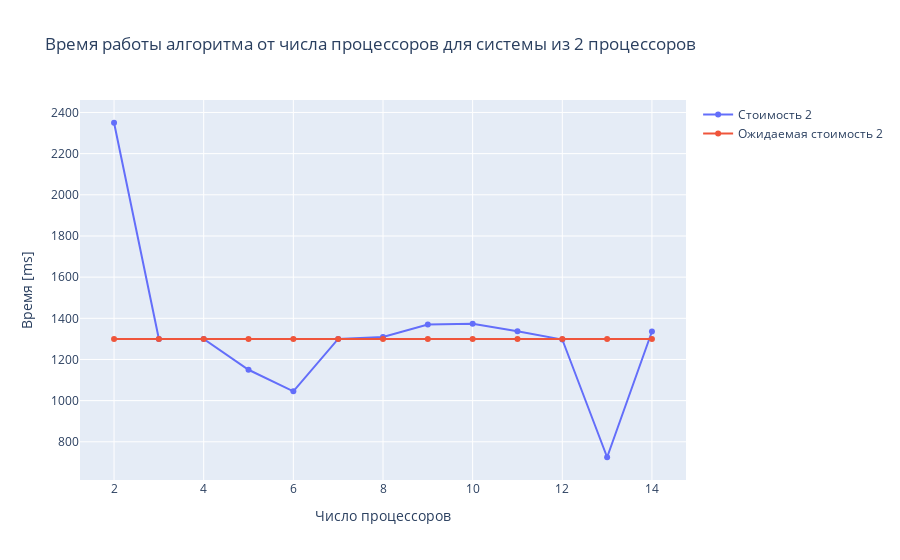
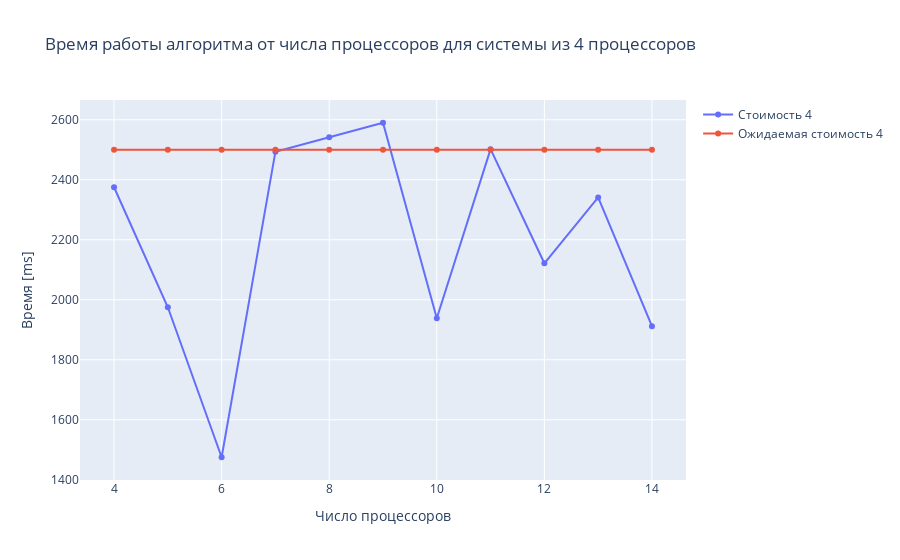
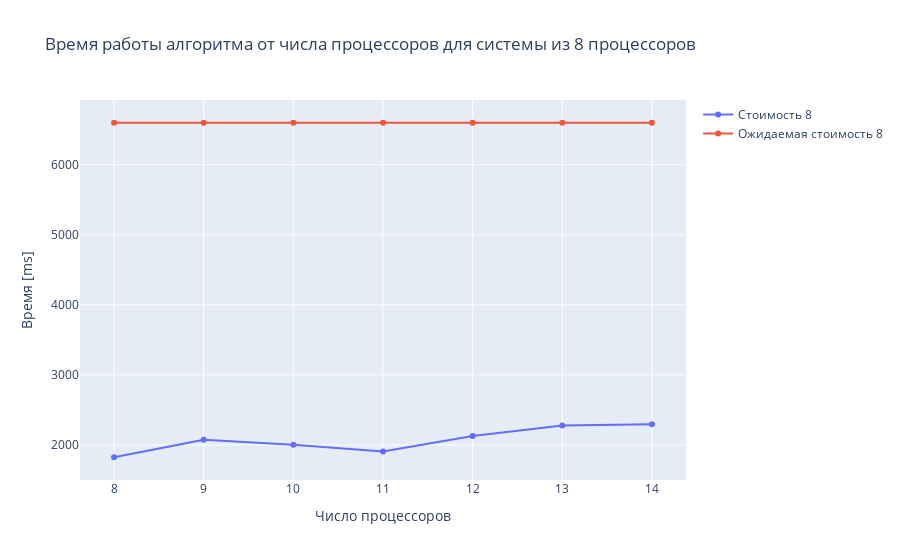

Notebook source saved alongside these figures, in order:
### Code cell
for proc in df_res_g['Система'].unique():
    results = df_res_g[df_res_g['Система'] == proc]
    data = []
    for load in results['Система'].unique():
        df_tmp = results[results['Система'] == load]
        data.append(
            go.Scatter(
                x=df_tmp['Расширенная система'],
                y=df_tmp['Стоимость'],
                name = f'Стоимость {load}'
            )
        )
        data.append(
            go.Scatter(
                x=df_tmp['Расширенная система'],
                y=df_tmp['Ожидаемая стоимость'],
                name = f'Ожидаемая стоимость {load}'
            )
        )
    layout = {
        'title' : f'Время работы алгоритма от числа процессоров для системы из {proc} процессоров',
        'xaxis' : {
            'title':'Число процессоров'
        },
        'yaxis' : {
            'title':'Время [ms]'
        }
    }
    fig = {
        'data':data,
        'layout':layout
    }
    iplot(fig)

### Figure 1 — Plotly figure (JSON) as saved in the notebook; plotly's stock layout.template omitted (floating-point values rounded to 4 significant figures)
{"data": [{"name": "Стоимость 2", "type": "scatter", "x": [2, 3, 4, 5, 6, 7, 8, 9, 10, 11, 12, 13, 14], "y": [2350, 1300, 1300, 1150, 1046.0, 1300, 1309, 1370, 1373, 1338.0, 1297, 725, 1336]}, {"name": "Ожидаемая стоимость 2", "type": "scatter", "x": [2, 3, 4, 5, 6, 7, 8, 9, 10, 11, 12, 13, 14], "y": [1300, 1300, 1300, 1300, 1300, 1300, 1300, 1300, 1300, 1300, 1300, 1300, 1300]}], "layout": {"autosize": true, "title": {"text": "Время работы алгоритма от числа процессоров для системы из 2 процессоров"}, "xaxis": {"autorange": true, "range": [1.274, 14.73], "title": {"text": "Число процессоров"}, "type": "linear"}, "yaxis": {"autorange": true, "range": [606.0, 2469.0], "title": {"text": "Время [ms]"}, "type": "linear"}}}

### Figure 2 — Plotly figure (JSON) as saved in the notebook; plotly's stock layout.template omitted (floating-point values rounded to 4 significant figures)
{"data": [{"name": "Стоимость 4", "type": "scatter", "x": [4, 5, 6, 7, 8, 9, 10, 11, 12, 13, 14], "y": [2375, 1975, 1475, 2494.0, 2542.0, 2590, 1938.0, 2502, 2122.0, 2341, 1912]}, {"name": "Ожидаемая стоимость 4", "type": "scatter", "x": [4, 5, 6, 7, 8, 9, 10, 11, 12, 13, 14], "y": [2500, 2500, 2500, 2500, 2500, 2500, 2500, 2500, 2500, 2500, 2500]}], "layout": {"autosize": true, "title": {"text": "Время работы алгоритма от числа процессоров для системы из 4 процессоров"}, "xaxis": {"autorange": true, "range": [3.395, 14.61], "title": {"text": "Число процессоров"}, "type": "linear"}, "yaxis": {"autorange": true, "range": [1393.0, 2672.0], "title": {"text": "Время [ms]"}, "type": "linear"}}}

### Figure 3 — Plotly figure (JSON) as saved in the notebook; plotly's stock layout.template omitted (floating-point values rounded to 4 significant figures)
{"data": [{"name": "Стоимость 8", "type": "scatter", "x": [8, 9, 10, 11, 12, 13, 14], "y": [1825, 2075, 2002, 1906, 2129, 2279, 2296.0]}, {"name": "Ожидаемая стоимость 8", "type": "scatter", "x": [8, 9, 10, 11, 12, 13, 14], "y": [6600, 6600, 6600, 6600, 6600, 6600, 6600]}], "layout": {"autosize": true, "title": {"text": "Время работы алгоритма от числа процессоров для системы из 8 процессоров"}, "xaxis": {"autorange": true, "range": [7.637, 14.36], "title": {"text": "Число процессоров"}, "type": "linear"}, "yaxis": {"autorange": true, "range": [1475.0, 6950.0], "title": {"text": "Время [ms]"}, "type": "linear"}}}
